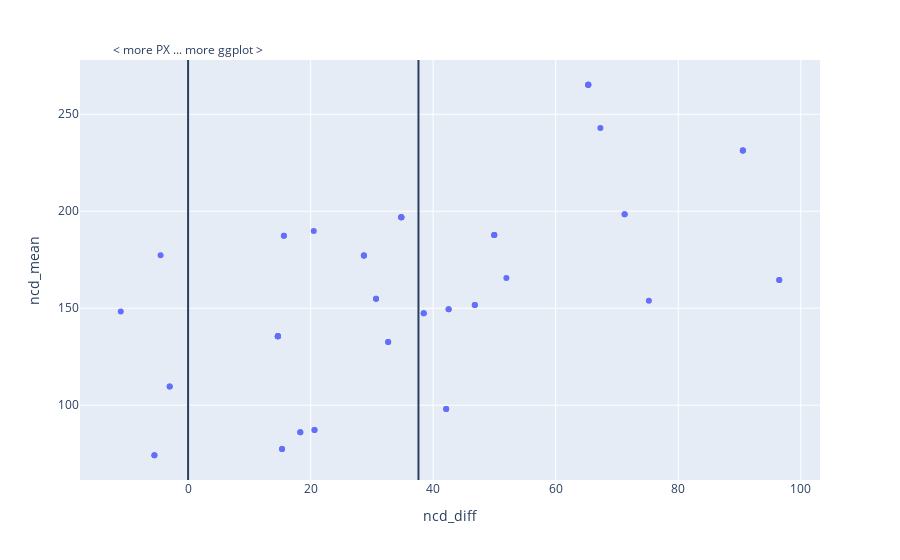

Notebook source saved alongside this figure:
### Code cell
px.scatter(merged, y="ncd_mean", x="ncd_diff",
           hover_data=merged.columns
          ).add_vline(x=0, annotation_text="< more PX ... more ggplot >", annotation_position="top").add_vline(
    x=merged.ncd_diff.mean())

### Figure 1 — Plotly figure (JSON) as saved in the notebook; plotly's stock layout.template omitted (floating-point values rounded to 4 significant figures; data arrays with more than 128 entries replaced by an {"elided": "..."} marker saying what was removed)
{"data": [{"customdata": {"elided": "56x4 mixed values"}, "hovertemplate": "ncd_diff=%{x}<br>ncd_mean=%{y}<br>from_slug=%{customdata[0]}<br>to_slug=%{customdata[1]}<br>ncd_gg=%{customdata[2]}<br>ncd_px=%{customdata[3]}<extra></extra>", "legendgroup": "", "marker": {"color": "#636efa", "symbol": "circle"}, "mode": "markers", "name": "", "orientation": "v", "showlegend": false, "type": "scatter", "x": [46.79, 90.55, 90.55, 34.8, -3.003, 34.8, 42.53, 46.79, 96.49, 30.68, 42.12, -4.487, 38.46, 20.64, 90.55, 96.49, 15.34, 71.25, 65.31, 28.7, 32.66, 67.29, 30.68, 15.34, 28.7, 65.31, 71.25, 51.95, 34.8, 42.12, 49.98, 49.98, -10.99, -5.495, 14.65, -3.003, 20.51, 65.31, 65.31, 14.65, 14.65, 15.63, 34.8, 38.46, 28.7, 49.98, -5.495, 14.65, 18.32, 42.53, 20.64, 32.66, 75.21, 14.65, 15.63, 18.32], "xaxis": "x", "y": [151.6, 231.3, 231.3, 196.9, 109.6, 196.9, 149.5, 151.6, 164.5, 154.9, 97.99, 177.2, 147.4, 87.24, 231.3, 164.5, 77.44, 198.4, 265.2, 177.1, 132.6, 242.9, 154.9, 77.44, 177.1, 265.2, 198.4, 165.5, 196.9, 97.99, 187.8, 187.8, 148.4, 74.18, 135.5, 109.6, 189.7, 265.2, 265.2, 135.5, 135.5, 187.3, 196.9, 147.4, 177.1, 187.8, 74.18, 135.5, 86.08, 149.5, 87.24, 132.6, 153.9, 135.5, 187.3, 86.08], "yaxis": "y"}], "layout": {"annotations": [{"showarrow": false, "text": "< more PX ... more ggplot >", "x": 0, "xanchor": "center", "xref": "x", "y": 1, "yanchor": "bottom", "yref": "y domain"}], "autosize": true, "legend": {"tracegroupgap": 0}, "margin": {"t": 60}, "shapes": [{"type": "line", "x0": 0, "x1": 0, "xref": "x", "y0": 0, "y1": 1, "yref": "y domain"}, {"type": "line", "x0": 37.6, "x1": 37.6, "xref": "x", "y0": 0, "y1": 1, "yref": "y domain"}], "xaxis": {"anchor": "y", "autorange": true, "domain": [0, 1], "range": [-17.38, 102.9], "title": {"text": "ncd_diff"}, "type": "linear"}, "yaxis": {"anchor": "x", "autorange": true, "domain": [0, 1], "range": [59.38, 280.0], "title": {"text": "ncd_mean"}, "type": "linear"}}}
